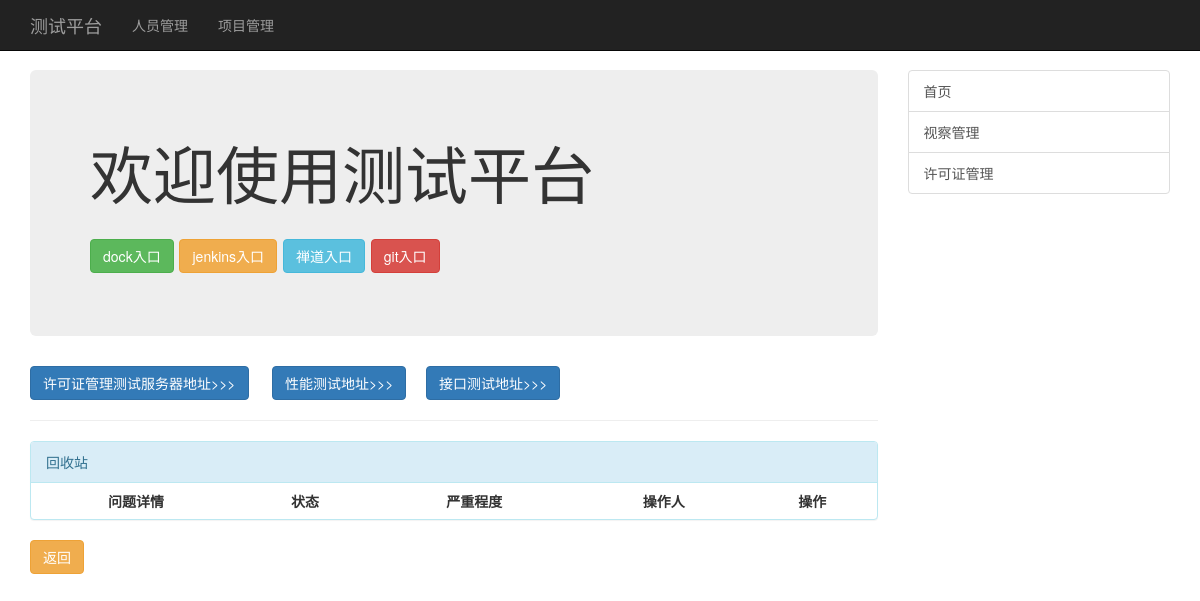
The app's page /pro_inspection/pro_inspection_recycle/, older data.
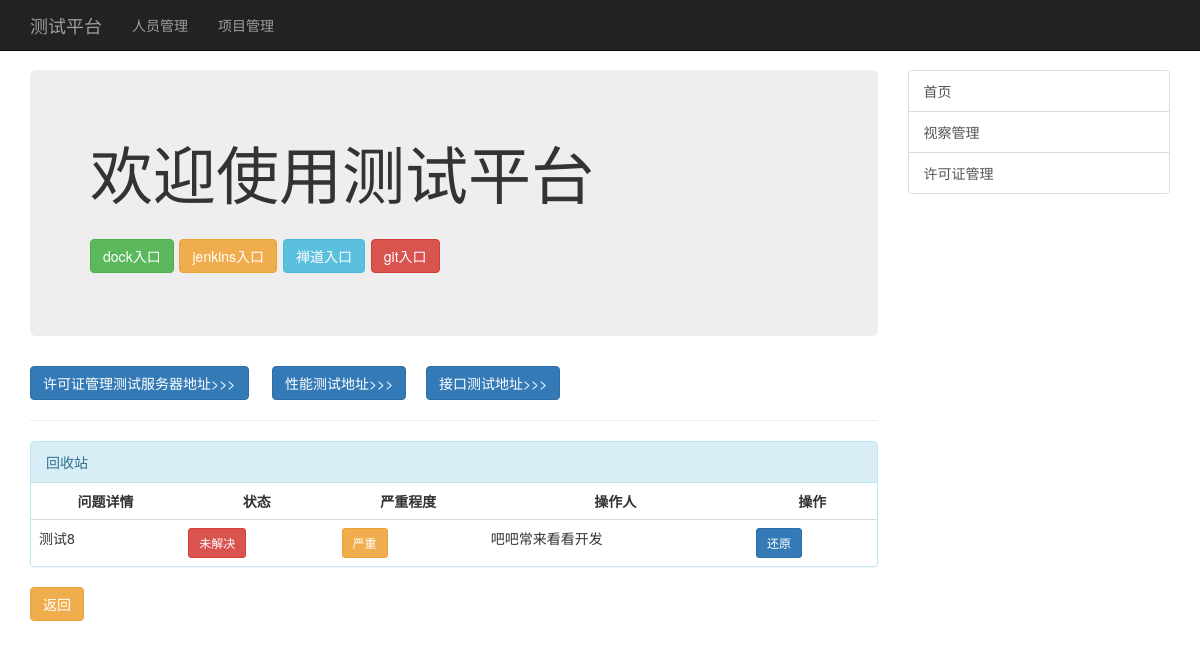
The same page, newer data.
### Pro_inspection/models.py (models this page shows)
class InspectionErrors(models.Model):
    error_name = models.CharField(max_length=256)   #问题名
    state = models.BooleanField(default=True)       #状态
    is_severity = models.BooleanField(default=True) #是否严重
    person = models.ForeignKey('Person.Person',on_delete=models.CASCADE)   #操作人外键
    is_del = models.BooleanField(default=False) #逻辑删除

### Person/models.py (models this page shows)
class Person(models.Model):
    person_name = models.CharField(max_length=16)           #人员
    person_is_del = models.BooleanField(default=False)      #逻辑删除
    person_project = models.ManyToManyField('Project.Project')  #多对对关系，关联项目表

### Pro_inspection/views.py (the view)
# urls.py: path('pro_inspection_recycle/', views.pro_inspection_recycle, name='pro_inspection_recycle'),  # 回收站
def pro_inspection_recycle(request):
    if request.method == 'GET':
        del_error = models.InspectionErrors.objects.filter(is_del=True)
        return render(request,'pro_inspection/inspection_recycle.html',context=locals())

### templates/pro_inspection/inspection_recycle.html (shortened to what this page needs)
{% extends 'base.html' %}
{% block body %}
    <a href="http://10.102.111.117:8092" class="btn btn-primary" target="_blank">许可证管理测试服务器地址>>></a>
    <a href="#" class="btn btn-primary" target="_blank">性能测试地址>>></a>&nbsp;&nbsp;&nbsp;&nbsp;
    <a href="#" class="btn btn-primary" target="_blank">接口测试地址>>></a>&nbsp;&nbsp;&nbsp;&nbsp;
    <hr>
    <div class="panel panel-info">
        <div class="panel-heading">回收站</div>
        <table class="table table-hover">
            <tr>
                <th nowrap="nowrap" style=text-align:center>问题详情</th>
                <th nowrap="nowrap" style=text-align:center>状态</th>
                <th nowrap="nowrap" style=text-align:center>严重程度</th>
                <th nowrap="nowrap" style=text-align:center>操作人</th>
                <th nowrap="nowrap" style=text-align:center>操作</th>
            </tr>
            {% for error in del_error %}
                <tr>
                    <td>{{ error.error_name }}</td>
                    {% if error.state %}
                        <td nowrap="nowrap">
                            <div class="btn btn-success btn-sm">已解决</div>
                        </td>
                    {% else %}
                        <td nowrap="nowrap">
                            <div class="btn btn-danger btn-sm">未解决</div>
                        </td>
                    {% endif %}
                    <td nowrap="nowrap">
                        {% if error.is_severity %}
                            <div class="btn btn-sm btn-warning">严重</div>
                        {% else %}
                            <div class="btn btn-sm btn-info">一般</div>
                        {% endif %}
                    </td>
                    <td nowrap="nowrap">{{ error.person.person_name }}</td>
                    <td>
                        <a href="{% url 'pro_inspection:pro_inspection_restore' %}?pk={{ error.pk }}" class="btn btn-primary btn-sm">还原</a>
                    </td>
                </tr>
            {% endfor %}
        </table>
    </div>
    <a href="{% url 'pro_inspection:index' %}" class="btn btn-warning">返回</a>
{% endblock %}

Row changes from the older to the newer data that the page shows:
added InspectionErrors: error_name "测试8", state "未解决", is_severity "严重", person.person_name "吧吧常来看看开发"
